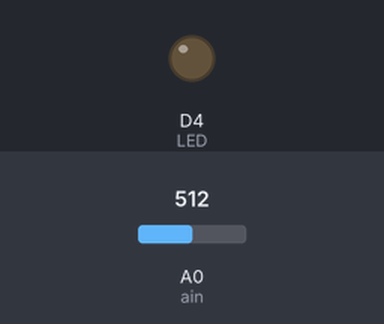
The sketch below on a simulated ESP8266 (NodeMCU). On the bench: output pins drawn as LEDs (lit = HIGH). The test bench sets the inputs (shaded band); at power-on: A0 (ain) = 512. What the sketch prints to the serial monitor is not drawn.

Above: at 1.2 s.
1.3 s: A0 (ain) set to 111
2.8 s: A0 (ain) set to 92
At 3.6 s:
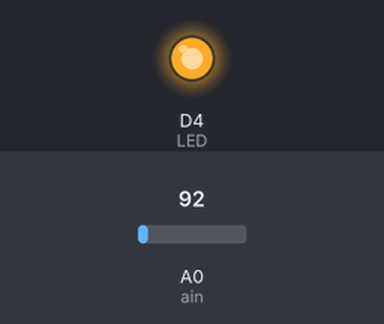
4.3 s: A0 (ain) set to 110
At 4.7 s:
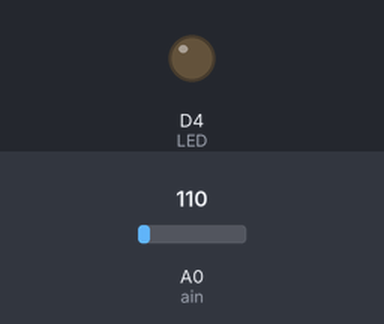
5.8 s: A0 (ain) set to 90
At 7.1 s:
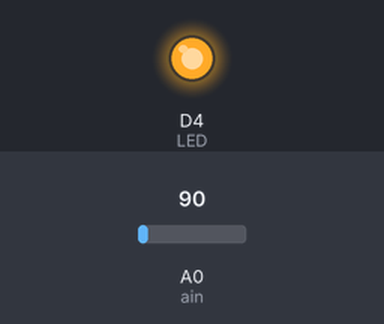
Timing chart, 0 to 8.3 s (numbered marks = the images above; inputs shaded):
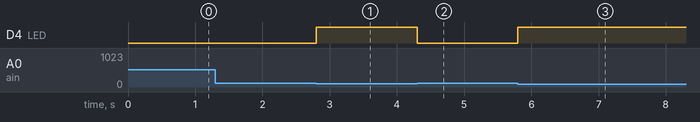

The sketch:

Touch_Sensor_with_LED.ino
```cpp
const int ain=A0; // Capacitive Touch Pin
const int LED=D4; // to indicate touch
int inputVal=0;
void setup()
{
  pinMode(LED,OUTPUT);
  Serial.begin(115200);
}
void loop()
{
inputVal=analogRead(ain); // Read Analog value (Ranges from 0 to 1023)

if(inputVal>50 && inputVal<100)  //Turn ON LED when readings are in this range (Change the range for better accuracy)
digitalWrite(LED,HIGH);
else analogWrite(LED,LOW);

Serial.println(inputVal);
}
```

Measured:
- the behaviour switches between 100 and 99 on A0 (ain) (found by bisection; images 0 and 1)
- after the input at 2.8 s, D4 (LED): LOW → HIGH at once
- after the input at 4.3 s, D4 (LED): HIGH → LOW at once
- after the input at 5.8 s, D4 (LED): LOW → HIGH at once
